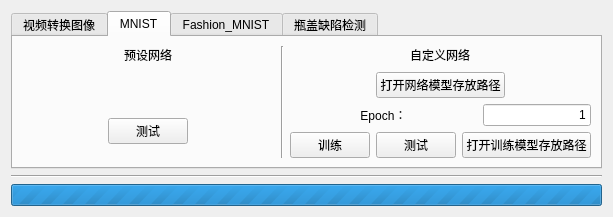
<?xml version="1.0" encoding="UTF-8"?>
<ui version="4.0">
 <class>child_2</class>
 <widget class="QWidget" name="child_2">
  <property name="geometry">
   <rect>
    <x>0</x>
    <y>0</y>
    <width>800</width>
    <height>600</height>
   </rect>
  </property>
  <property name="sizePolicy">
   <sizepolicy hsizetype="Maximum" vsizetype="Maximum">
    <horstretch>0</horstretch>
    <verstretch>0</verstretch>
   </sizepolicy>
  </property>
  <property name="maximumSize">
   <size>
    <width>800</width>
    <height>600</height>
   </size>
  </property>
  <property name="windowTitle">
   <string>神经网络模块</string>
  </property>
  <layout class="QVBoxLayout" name="verticalLayout">
   <property name="sizeConstraint">
    <enum>QLayout::SetFixedSize</enum>
   </property>
   <item>
    <widget class="QTabWidget" name="tabWidget">
     <property name="currentIndex">
      <number>1</number>
     </property>
     <widget class="QWidget" name="tab_4">
      <attribute name="title">
       <string>视频转换图像</string>
      </attribute>
      <layout class="QHBoxLayout" name="horizontalLayout_10">
       <item>
        <layout class="QHBoxLayout" name="horizontalLayout_11">
         <item>
          <layout class="QHBoxLayout" name="horizontalLayout_13">
           <item>
            <widget class="QPushButton" name="IMG_SAVE">
             <property name="sizePolicy">
              <sizepolicy hsizetype="Fixed" vsizetype="Fixed">
               <horstretch>0</horstretch>
               <verstretch>0</verstretch>
              </sizepolicy>
             </property>
             <property name="text">
              <string>选择存放路径</string>
             </property>
            </widget>
           </item>
           <item>
            <widget class="QPushButton" name="VIDEO_OPEN">
             <property name="sizePolicy">
              <sizepolicy hsizetype="Fixed" vsizetype="Fixed">
               <horstretch>0</horstretch>
               <verstretch>0</verstretch>
              </sizepolicy>
             </property>
             <property name="text">
              <string>打开视频文件</string>
             </property>
            </widget>
           </item>
          </layout>
         </item>
         <item>
          <widget class="Line" name="line_5">
           <property name="orientation">
            <enum>Qt::Vertical</enum>
           </property>
          </widget>
         </item>
         <item>
          <layout class="QVBoxLayout" name="verticalLayout_8">
           <item>
            <layout class="QHBoxLayout" name="horizontalLayout_12">
             <item alignment="Qt::AlignHCenter">
              <widget class="QLabel" name="label_10">
               <property name="text">
                <string>视频总帧数：</string>
               </property>
              </widget>
             </item>
             <item>
              <widget class="QLineEdit" name="frame">
               <property name="enabled">
                <bool>true</bool>
               </property>
               <property name="sizePolicy">
                <sizepolicy hsizetype="Fixed" vsizetype="Fixed">
                 <horstretch>0</horstretch>
                 <verstretch>0</verstretch>
                </sizepolicy>
               </property>
               <property name="text">
                <string>0</string>
               </property>
               <property name="alignment">
                <set>Qt::AlignRight|Qt::AlignTrailing|Qt::AlignVCenter</set>
               </property>
               <property name="readOnly">
                <bool>true</bool>
               </property>
              </widget>
             </item>
             <item alignment="Qt::AlignHCenter">
              <widget class="QLabel" name="label_11">
               <property name="text">
                <string>固定帧率：</string>
               </property>
              </widget>
             </item>
             <item>
              <widget class="QLineEdit" name="fps">
               <property name="sizePolicy">
                <sizepolicy hsizetype="Fixed" vsizetype="Fixed">
                 <horstretch>0</horstretch>
                 <verstretch>0</verstretch>
                </sizepolicy>
               </property>
               <property name="text">
                <string>1</string>
               </property>
               <property name="alignment">
                <set>Qt::AlignRight|Qt::AlignTrailing|Qt::AlignVCenter</set>
               </property>
              </widget>
             </item>
            </layout>
           </item>
           <item>
            <layout class="QHBoxLayout" name="horizontalLayout_14">
             <item>
              <widget class="QPushButton" name="convert">
               <property name="sizePolicy">
                <sizepolicy hsizetype="Fixed" vsizetype="Fixed">
                 <horstretch>0</horstretch>
                 <verstretch>0</verstretch>
                </sizepolicy>
               </property>
               <property name="text">
                <string>开始转换</string>
               </property>
              </widget>
             </item>
            </layout>
           </item>
          </layout>
         </item>
        </layout>
       </item>
      </layout>
     </widget>
     <widget class="QWidget" name="tab">
      <attribute name="title">
       <string>MNIST</string>
      </attribute>
      <layout class="QHBoxLayout" name="horizontalLayout">
       <item>
        <layout class="QVBoxLayout" name="verticalLayout_2">
         <property name="sizeConstraint">
          <enum>QLayout::SetFixedSize</enum>
         </property>
         <item alignment="Qt::AlignHCenter|Qt::AlignTop">
          <widget class="QLabel" name="label_3">
           <property name="text">
            <string>预设网络</string>
           </property>
          </widget>
         </item>
         <item alignment="Qt::AlignHCenter|Qt::AlignVCenter">
          <widget class="QPushButton" name="Pre_MNIST_TEST">
           <property name="sizePolicy">
            <sizepolicy hsizetype="Fixed" vsizetype="Fixed">
             <horstretch>0</horstretch>
             <verstretch>0</verstretch>
            </sizepolicy>
           </property>
           <property name="text">
            <string>测试</string>
           </property>
          </widget>
         </item>
        </layout>
       </item>
       <item>
        <widget class="Line" name="line">
         <property name="orientation">
          <enum>Qt::Vertical</enum>
         </property>
        </widget>
       </item>
       <item>
        <layout class="QVBoxLayout" name="verticalLayout_3">
         <item alignment="Qt::AlignHCenter|Qt::AlignTop">
          <widget class="QLabel" name="label_2">
           <property name="sizePolicy">
            <sizepolicy hsizetype="Preferred" vsizetype="Preferred">
             <horstretch>0</horstretch>
             <verstretch>0</verstretch>
            </sizepolicy>
           </property>
           <property name="text">
            <string>自定义网络</string>
           </property>
           <property name="alignment">
            <set>Qt::AlignLeading|Qt::AlignLeft|Qt::AlignTop</set>
           </property>
          </widget>
         </item>
         <item alignment="Qt::AlignHCenter">
          <widget class="QPushButton" name="MNIST_NETWORK_FILE">
           <property name="sizePolicy">
            <sizepolicy hsizetype="Fixed" vsizetype="Fixed">
             <horstretch>0</horstretch>
             <verstretch>0</verstretch>
            </sizepolicy>
           </property>
           <property name="text">
            <string>打开网络模型存放路径</string>
           </property>
          </widget>
         </item>
         <item>
          <layout class="QHBoxLayout" name="horizontalLayout_3">
           <item>
            <widget class="QLabel" name="label">
             <property name="text">
              <string>Epoch：</string>
             </property>
             <property name="alignment">
              <set>Qt::AlignCenter</set>
             </property>
            </widget>
           </item>
           <item>
            <widget class="QLineEdit" name="MNIST_EPOCH">
             <property name="sizePolicy">
              <sizepolicy hsizetype="Fixed" vsizetype="Fixed">
               <horstretch>0</horstretch>
               <verstretch>0</verstretch>
              </sizepolicy>
             </property>
             <property name="text">
              <string>1</string>
             </property>
             <property name="alignment">
              <set>Qt::AlignRight|Qt::AlignTrailing|Qt::AlignVCenter</set>
             </property>
            </widget>
           </item>
          </layout>
         </item>
         <item>
          <layout class="QHBoxLayout" name="horizontalLayout_2">
           <item>
            <widget class="QPushButton" name="MNIST_TRAIN">
             <property name="sizePolicy">
              <sizepolicy hsizetype="Fixed" vsizetype="Fixed">
               <horstretch>0</horstretch>
               <verstretch>0</verstretch>
              </sizepolicy>
             </property>
             <property name="text">
              <string>训练</string>
             </property>
            </widget>
           </item>
           <item>
            <widget class="QPushButton" name="MNIST_TEST">
             <property name="sizePolicy">
              <sizepolicy hsizetype="Fixed" vsizetype="Fixed">
               <horstretch>0</horstretch>
               <verstretch>0</verstretch>
              </sizepolicy>
             </property>
             <property name="text">
              <string>测试</string>
             </property>
            </widget>
           </item>
           <item>
            <widget class="QPushButton" name="MNIST_OPEN">
             <property name="sizePolicy">
              <sizepolicy hsizetype="Fixed" vsizetype="Fixed">
               <horstretch>0</horstretch>
               <verstretch>0</verstretch>
              </sizepolicy>
             </property>
             <property name="text">
              <string>打开训练模型存放路径</string>
             </property>
            </widget>
           </item>
          </layout>
         </item>
        </layout>
       </item>
      </layout>
     </widget>
     <widget class="QWidget" name="tab_2">
      <attribute name="title">
       <string>Fashion_MNIST</string>
      </attribute>
      <layout class="QHBoxLayout" name="horizontalLayout_5">
       <item>
        <layout class="QVBoxLayout" name="verticalLayout_4">
         <property name="sizeConstraint">
          <enum>QLayout::SetFixedSize</enum>
         </property>
         <item alignment="Qt::AlignHCenter|Qt::AlignTop">
          <widget class="QLabel" name="label_4">
           <property name="text">
            <string>预设网络</string>
           </property>
          </widget>
         </item>
         <item alignment="Qt::AlignHCenter|Qt::AlignVCenter">
          <widget class="QPushButton" name="Pre_Fashion_MNIST_TEST">
           <property name="sizePolicy">
            <sizepolicy hsizetype="Fixed" vsizetype="Fixed">
             <horstretch>0</horstretch>
             <verstretch>0</verstretch>
            </sizepolicy>
           </property>
           <property name="text">
            <string>测试</string>
           </property>
          </widget>
         </item>
        </layout>
       </item>
       <item>
        <widget class="Line" name="line_3">
         <property name="orientation">
          <enum>Qt::Vertical</enum>
         </property>
        </widget>
       </item>
       <item>
        <layout class="QVBoxLayout" name="verticalLayout_5">
         <item alignment="Qt::AlignHCenter|Qt::AlignTop">
          <widget class="QLabel" name="label_5">
           <property name="text">
            <string>自定义网络</string>
           </property>
          </widget>
         </item>
         <item alignment="Qt::AlignHCenter">
          <widget class="QPushButton" name="Fashion_MNIST_NETWORK_FILE">
           <property name="sizePolicy">
            <sizepolicy hsizetype="Fixed" vsizetype="Fixed">
             <horstretch>0</horstretch>
             <verstretch>0</verstretch>
            </sizepolicy>
           </property>
           <property name="text">
            <string>打开网络模型存放路径</string>
           </property>
          </widget>
         </item>
         <item>
          <layout class="QHBoxLayout" name="horizontalLayout_6">
           <item alignment="Qt::AlignHCenter">
            <widget class="QLabel" name="label_6">
             <property name="text">
              <string>Epoch：</string>
             </property>
            </widget>
           </item>
           <item>
            <widget class="QLineEdit" name="Fashion_MNIST_EPOCH">
             <property name="sizePolicy">
              <sizepolicy hsizetype="Fixed" vsizetype="Fixed">
               <horstretch>0</horstretch>
               <verstretch>0</verstretch>
              </sizepolicy>
             </property>
             <property name="text">
              <string>1</string>
             </property>
             <property name="alignment">
              <set>Qt::AlignRight|Qt::AlignTrailing|Qt::AlignVCenter</set>
             </property>
            </widget>
           </item>
          </layout>
         </item>
         <item>
          <layout class="QHBoxLayout" name="horizontalLayout_7">
           <item>
            <widget class="QPushButton" name="Fashion_MNIST_TRAIN">
             <property name="sizePolicy">
              <sizepolicy hsizetype="Fixed" vsizetype="Fixed">
               <horstretch>0</horstretch>
               <verstretch>0</verstretch>
              </sizepolicy>
             </property>
             <property name="text">
              <string>训练</string>
             </property>
            </widget>
           </item>
           <item>
            <widget class="QPushButton" name="Fashion_MNIST_TEST">
             <property name="sizePolicy">
              <sizepolicy hsizetype="Fixed" vsizetype="Fixed">
               <horstretch>0</horstretch>
               <verstretch>0</verstretch>
              </sizepolicy>
             </property>
             <property name="text">
              <string>测试</string>
             </property>
            </widget>
           </item>
           <item>
            <widget class="QPushButton" name="Fashion_MNIST_OPEN">
             <property name="sizePolicy">
              <sizepolicy hsizetype="Fixed" vsizetype="Fixed">
               <horstretch>0</horstretch>
               <verstretch>0</verstretch>
              </sizepolicy>
             </property>
             <property name="text">
              <string>打开训练模型存放路径</string>
             </property>
            </widget>
           </item>
          </layout>
         </item>
        </layout>
       </item>
      </layout>
     </widget>
     <widget class="QWidget" name="tab_3">
      <attribute name="title">
       <string>瓶盖缺陷检测</string>
      </attribute>
      <layout class="QHBoxLayout" name="horizontalLayout_8">
       <item>
        <layout class="QVBoxLayout" name="verticalLayout_6">
         <item alignment="Qt::AlignHCenter|Qt::AlignTop">
          <widget class="QLabel" name="label_7">
           <property name="text">
            <string>预设网络</string>
           </property>
          </widget>
         </item>
         <item alignment="Qt::AlignHCenter|Qt::AlignVCenter">
          <widget class="QPushButton" name="Pre_AE_TEST">
           <property name="sizePolicy">
            <sizepolicy hsizetype="Fixed" vsizetype="Fixed">
             <horstretch>0</horstretch>
             <verstretch>0</verstretch>
            </sizepolicy>
           </property>
           <property name="text">
            <string>测试</string>
           </property>
          </widget>
         </item>
        </layout>
       </item>
       <item>
        <widget class="Line" name="line_4">
         <property name="orientation">
          <enum>Qt::Vertical</enum>
         </property>
        </widget>
       </item>
       <item>
        <layout class="QVBoxLayout" name="verticalLayout_7">
         <item alignment="Qt::AlignHCenter|Qt::AlignTop">
          <widget class="QLabel" name="label_8">
           <property name="text">
            <string>自定义网络</string>
           </property>
          </widget>
         </item>
         <item alignment="Qt::AlignHCenter|Qt::AlignTop">
          <widget class="QLabel" name="label_9">
           <property name="text">
            <string>提示：由于该实验项目需要长时间的训练，请点击下方“打开项目路径”拷贝项目文件
通过Vscode或PyCharm自行训练，训练后自行测试或将模型拷贝至模型存放路径后测试。</string>
           </property>
          </widget>
         </item>
         <item>
          <layout class="QHBoxLayout" name="horizontalLayout_9">
           <item>
            <widget class="QPushButton" name="AE_PROJECT_OPEN">
             <property name="sizePolicy">
              <sizepolicy hsizetype="Fixed" vsizetype="Fixed">
               <horstretch>0</horstretch>
               <verstretch>0</verstretch>
              </sizepolicy>
             </property>
             <property name="text">
              <string>打开项目路径</string>
             </property>
            </widget>
           </item>
           <item>
            <widget class="QPushButton" name="AE_MODEL_OPEN">
             <property name="sizePolicy">
              <sizepolicy hsizetype="Fixed" vsizetype="Fixed">
               <horstretch>0</horstretch>
               <verstretch>0</verstretch>
              </sizepolicy>
             </property>
             <property name="text">
              <string>打开训练模型存放路径</string>
             </property>
            </widget>
           </item>
           <item>
            <widget class="QPushButton" name="AE_TEST">
             <property name="sizePolicy">
              <sizepolicy hsizetype="Fixed" vsizetype="Fixed">
               <horstretch>0</horstretch>
               <verstretch>0</verstretch>
              </sizepolicy>
             </property>
             <property name="text">
              <string>测试</string>
             </property>
            </widget>
           </item>
          </layout>
         </item>
        </layout>
       </item>
      </layout>
     </widget>
    </widget>
   </item>
   <item>
    <widget class="Line" name="line_2">
     <property name="orientation">
      <enum>Qt::Horizontal</enum>
     </property>
    </widget>
   </item>
   <item>
    <layout class="QHBoxLayout" name="horizontalLayout_4">
     <item>
      <widget class="QProgressBar" name="progressBar">
       <property name="maximum">
        <number>0</number>
       </property>
       <property name="value">
        <number>0</number>
       </property>
       <property name="textVisible">
        <bool>true</bool>
       </property>
      </widget>
     </item>
    </layout>
   </item>
  </layout>
 </widget>
 <resources/>
 <connections/>
</ui>
